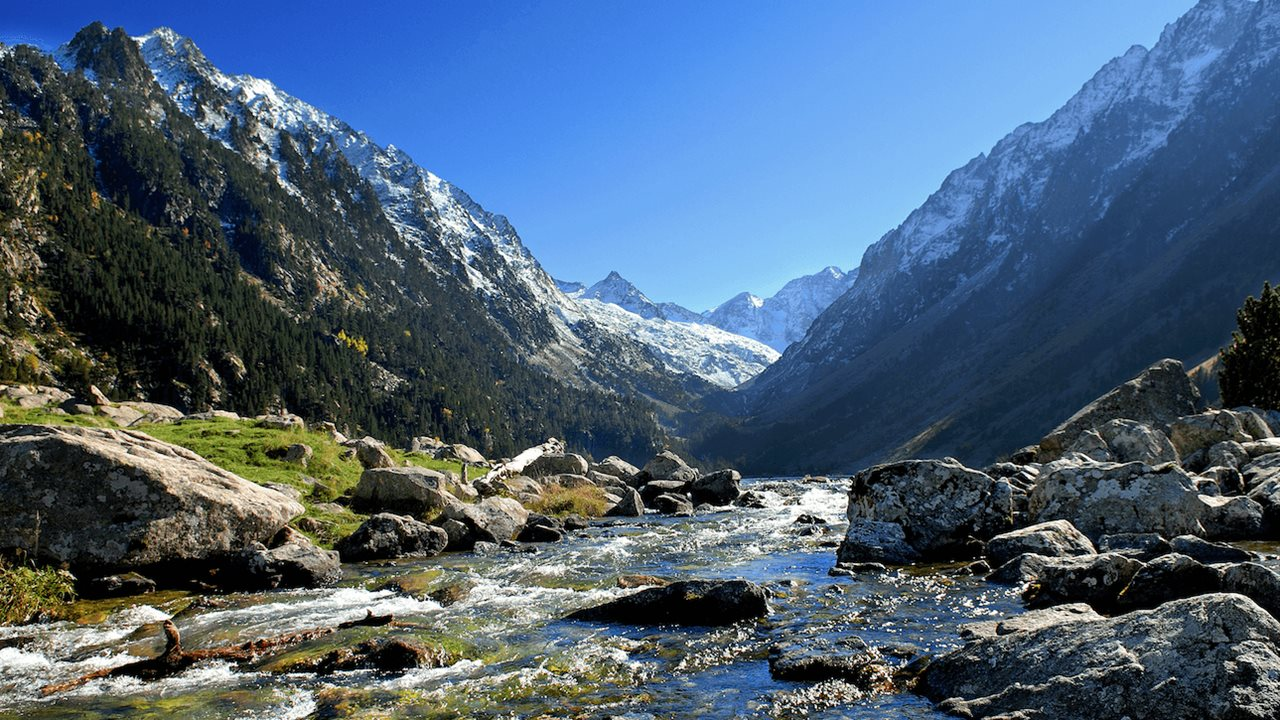
#> input picture FILTROS IMAGENES/pirineos_imagen.png, 1280 x 720 px, found by its file name
$ jupyter execute --allow-errors 'Filtro_blanco_negro (1).ipynb'   (shell and % lines are left out)
#> lines starting #> are read from the running program, lines starting #| are printed output that depends on the picture
NECESARIO PARA EJECUTAR OPENCL

LIBRERIAS PARA IMPORTAR

[cell 1]
import pyopencl as cl
import numpy as np
import pandas as pd
from PIL import Image, ImageFilter

KERNEL FILTROS BLANCO Y NREGO

[cell 2]
kernel_filter_black_white="""
__kernel void kernel_filter_black_white(__global uchar* imagen_in,__global uchar* imagen_out,__constant float* filtro,int dim,int ancho,int alto){

  int fila = get_global_id(0);
  int columna = get_global_id(1);

  int centro=(dim-1)/2;
  float suma=0.0f;
  int i,j;

  //Asegurarse de que el píxel esté dentro de los límites

   if (centro <= fila && fila < (alto - centro) && centro <= columna && columna < (ancho - centro)) {

       for(i=-centro;i<=centro;i++){

            for(j=-centro;j<=centro;j++){

               float pixel_value = imagen_in[(fila+i) * ancho + (columna+j)];

                suma += pixel_value * filtro[(i + centro) * dim + (j + centro)];
                }
                }

                imagen_out[fila * ancho + columna]=(uchar)suma;
    }

  else{
    imagen_out[fila * ancho + columna]=imagen_in[fila * ancho + columna];
  }

}

"""

#> (the rest of this cell did not finish here and is left out)

IMPORTAR IMAGENES

[cell 3]
def importar_imagen(path):
  imagen = Image.open(path)
#> imagen is the input picture: PIL image 1280x720 RGB; mean R, G, B 75.5, 97, 118.7
  imagen = imagen.convert("L")
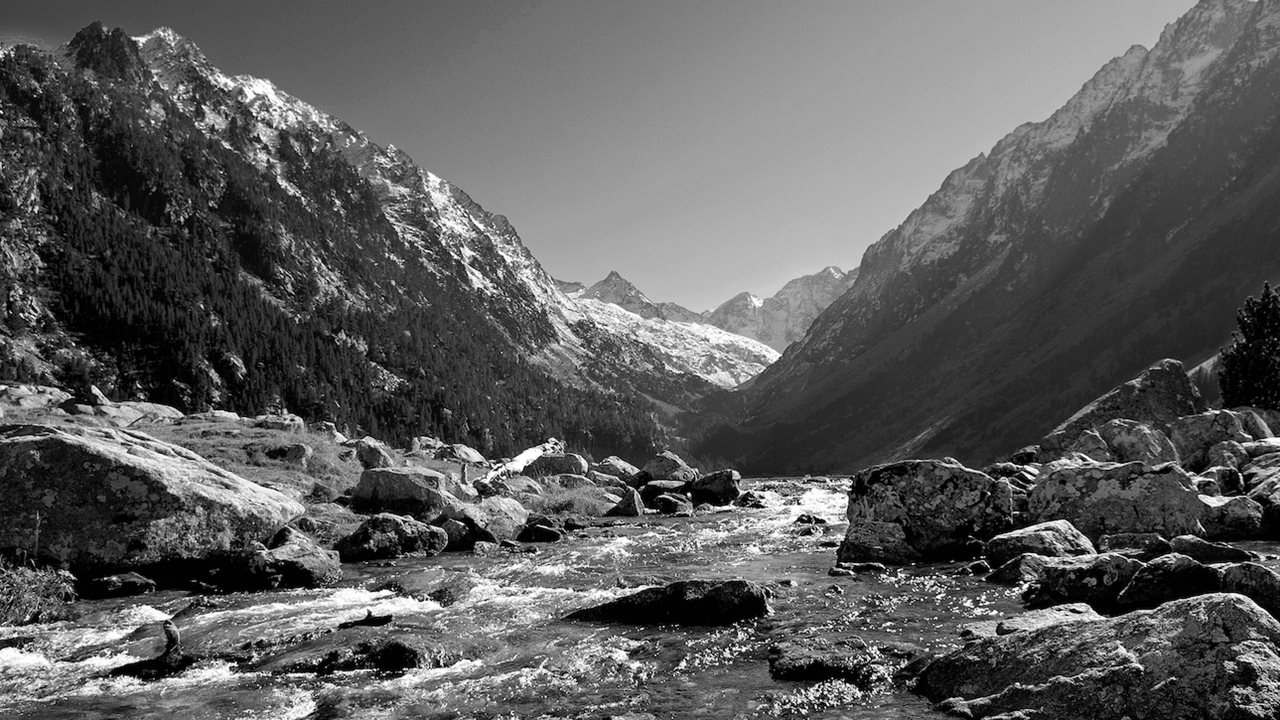
#> imagen: PIL image 1280x720 L; min 0, max 255, mean 93.1
  return imagen

FUNCION PARA APLICAR FILTRO BLANCO Y NEGRO(HAY QUE DARLE LOS FILTROS)

[cell 4]
def aplicar_filtro(image_path,filtro,kernel_code,kernel_name,device_type,local_size):

  #Importar imagen
  imagen=importar_imagen(image_path)

  #Convertirla a un array
  imagen_np = np.array(imagen).astype(np.uint8)

  #Dimensiones matriz
  tam_x=imagen_np.shape[0]
#> tam_x = 720
  tam_y=imagen_np.shape[1]
#> tam_y = 1280

  #Crear array imagen final
  imagen_out_np = np.empty_like(imagen_np)


  # Plataforma
  platform = cl.get_platforms()[0]

  # Dispositivo (GPU)
  device = platform.get_devices(device_type=device_type)[0]

  # Crear contexto con el dispositivo seleccionado
  context = cl.Context([device])

  # Crear una cola de comandos
  command_queue = cl.CommandQueue(context, device=device, properties=cl.command_queue_properties.PROFILING_ENABLE)

  # Crear el programa y compilarlo
  program = cl.Program(context, kernel_code)
  try:
       program.build()
  except Exception as e:
    print("Build log:")
    print(program.get_build_info(device, cl.program_build_info.LOG))
    raise e

  # Crear el kernel
  kernel_filter = cl.Kernel(program, kernel_name)


  # Definir el formato de la imagen (usaremos canales escala de grises en este ejemplo)

  image_format = cl.ImageFormat(cl.channel_order.LUMINANCE, cl.channel_type.UNSIGNED_INT8) #Changed channel_order to LUMINANCE for grayscale

  #Crear buffers imagen
  #image_in = cl.Image(context, cl.mem_flags.READ_ONLY | cl.mem_flags.COPY_HOST_PTR, image_format, (tam_y, tam_x), None, imagen_np)
  #image_out = cl.Image(context, cl.mem_flags.WRITE_ONLY, image_format, (tam_y, tam_x))

  # Crear buffers de imagen
  image_in = cl.Buffer(context, cl.mem_flags.READ_ONLY | cl.mem_flags.COPY_HOST_PTR, hostbuf=imagen_np)
  image_out = cl.Buffer(context, cl.mem_flags.WRITE_ONLY, imagen_out_np.nbytes)

    # Crear buffer para el filtro


  # Create buffer for filter
  filtro_buf = cl.Buffer(context, cl.mem_flags.READ_ONLY | cl.mem_flags.COPY_HOST_PTR, hostbuf=filtro)

  # Argumentos del kernel

  kernel_filter.set_arg(0, image_in)
  kernel_filter.set_arg(1, image_out)
  kernel_filter.set_arg(2, filtro_buf)
  kernel_filter.set_arg(3, np.int32(filtro.shape[0]))
  kernel_filter.set_arg(4, np.int32(imagen_np.shape[1]))
  kernel_filter.set_arg(5, np.int32(imagen_np.shape[0]))

  # Ejecutar el kernel y registrar el evento
  global_size = (tam_x, tam_y)  # Tamaño global
  event = cl.enqueue_nd_range_kernel(command_queue, kernel_filter, global_size, local_size)

  # Esperar a que se complete el evento
  event.wait()

  # Obtener el tiempo de ejecución en nanosegundos
  exec_time = 1e-9 * (event.profile.end - event.profile.start)

  #Leer imagen
  cl.enqueue_copy(command_queue, imagen_out_np, image_out)


  #Cargar la imagen

  imagen_resultante = Image.fromarray(imagen_out_np)
  imagen_resultante.show()
  imagen_resultante.save("C:/Users/Eevee/Documents/OPENCL_TFG/FILTROS IMAGENES/pirineos_filtro_byn.png")


  return imagen_resultante,exec_time

EJEMPLOS FILTROS

[cell 5]
filtro_mean=np.array([
    [1/9, 1/9, 1/9],
    [1/9, 1/9, 1/9],
    [1/9, 1/9, 1/9]
], dtype=np.float32)

filtro_gaussiano=np.array([
    [1/16, 2/16, 1/16],
    [2/16, 4/16, 2/16],
    [1/16, 2/16, 1/16]
], dtype=np.float32)

EJEMPLO MEAN FILTER

[cell 6]
PYOPENCL_COMPILER_OUTPUT=1
device_type = cl.device_type.GPU
local_size=(16,16)
image_path="C:/Users/Eevee/Documents/OPENCL_TFG/FILTROS IMAGENES/pirineos_imagen.png"
#> (the rest of this cell did not finish here and is left out)

EJEMPLO GAUSSIAN FILTER

[cell 7]
PYOPENCL_COMPILER_OUTPUT=1
device_type = cl.device_type.GPU
local_size=(16,16)
image_path="C:/Users/Eevee/Documents/OPENCL_TFG/FILTROS IMAGENES/pirineos_imagen.png"
#> (the rest of this cell did not finish here and is left out)


$ run again, with FILTROS IMAGENES/perrete (1).jpg saved as FILTROS IMAGENES/pirineos_imagen.png
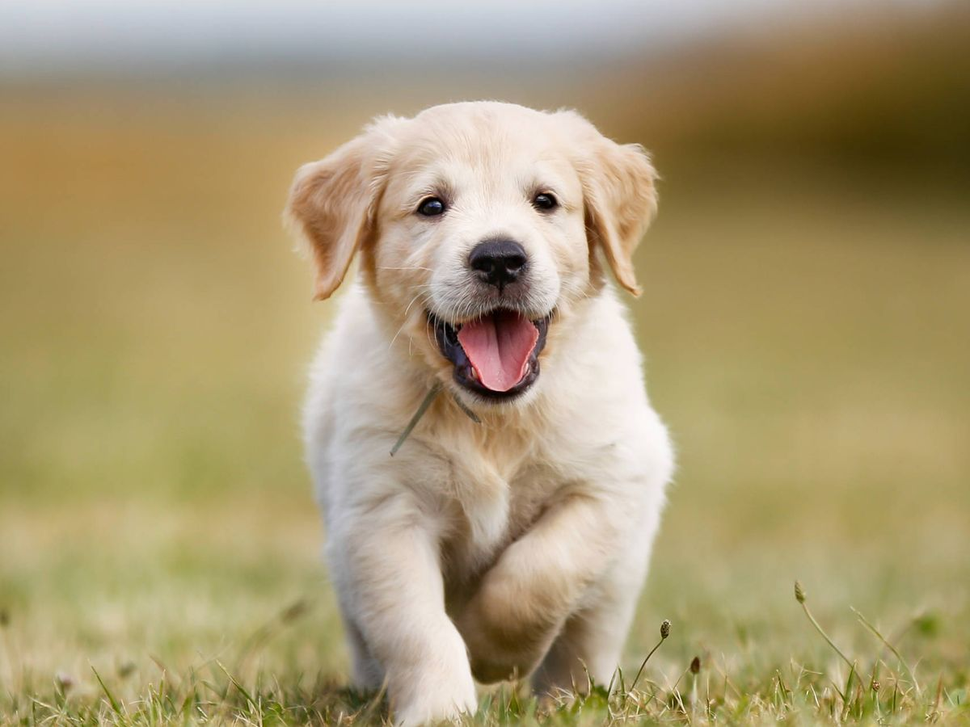
#> input picture FILTROS IMAGENES/perrete (1).jpg, 970 x 727 px, shrunk from 1200 x 900 before the run, found by its file name
#> in importar_imagen, imagen is the input picture: PIL image 970x727 RGB; mean R, G, B 168.7, 153.4, 115.3
#> in importar_imagen, `imagen = imagen.convert("L")`:
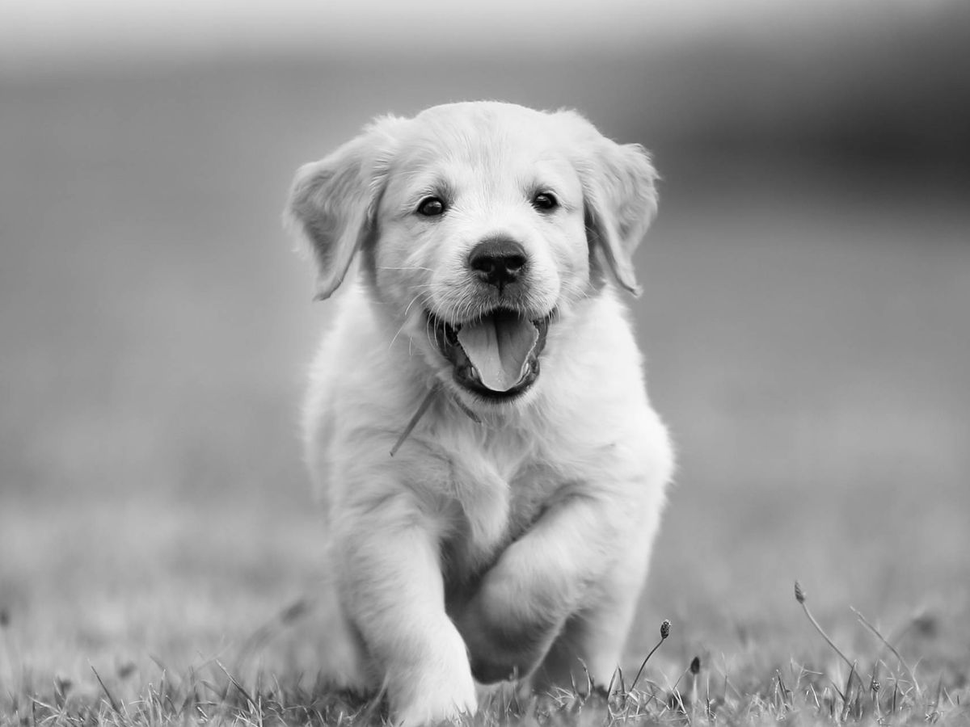
#> imagen: PIL image 970x727 L; min 0, max 250, mean 153.6
